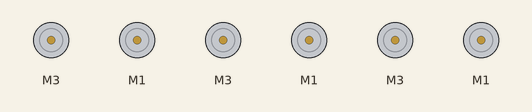
This sketch was run on a simulated Arduino Mega 2560, built with avr-gcc and run on an emulated ATmega2560. Parts: 6 × DC motor (green arrow = forward, orange = backward, longer = faster). At 9.0 s the program stops and its outputs stay as they are.

Above: at 0.1 s.
At 1.1 s:
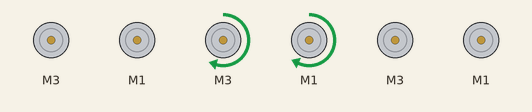
At 2.8 s:
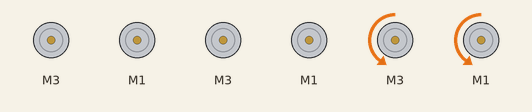
At 3.8 s:
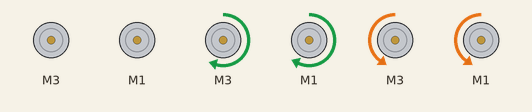
At 5.5 s:
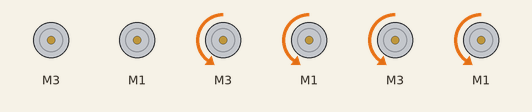
Timing chart, 0 to 7.0 s (numbered marks = the images above):
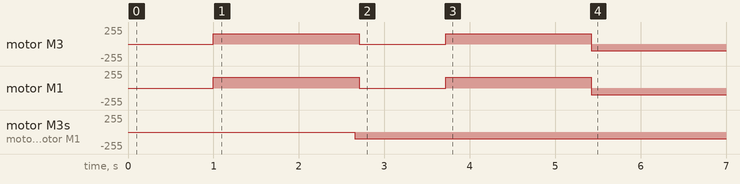

The sketch:

B3_SpinSquare_MBC.ino
```cpp
/* B3_SpinSquare.ino
   Drive the TWO-WHEELED Bread Board Bot (BBbot, B^3)
   in a square, stopping at (or near!) end point.

   Arduino: Arduino Mega 256 v3 Clone
   Motor Shield: Adafruit assembled Motor Shield for Arduino v2
   ---->  http://www.adafruit.com/products/1438

   Programmer: Dave Eslinger; June 7, 2015
   Revisions:
*/
#include <Wire.h>
#include <Adafruit_MotorShield.h>
#include <math.h>
#include <breadboardbot.h>

// Create the motor shield object with the default I2C address
Adafruit_MotorShield AFMS = Adafruit_MotorShield();

// Define Constants
const byte TESTSPEED = 155;
const byte DIRECTION = TURNLEFT;

// Define 'ports' for motors.
const byte LEFT_MOTOR_PORT = 3;
const byte RIGHT_MOTOR_PORT = 1;
// Create pointers to motor control objects
Adafruit_DCMotor *motorLeft = AFMS.getMotor(LEFT_MOTOR_PORT);
Adafruit_DCMotor *motorRight = AFMS.getMotor(RIGHT_MOTOR_PORT);

void setup(void){
  AFMS.begin();  // create with the default frequency 1.6KHz
  // Turn off all motors to start, just a good habit
  motorLeft->run(RELEASE);
  motorRight->run(RELEASE);
}

void loop(void){

  delay(1000); // Delay for a second to give time to place the robot.

  // Autonomous loop for driving in a square
  for ( byte leg = 1; leg <= 1; leg++ ) {
    drive(36., TESTSPEED, *motorLeft, *motorRight);// Forward for 10 inches
    spin(-180., TESTSPEED, *motorLeft, *motorRight); // 90 deg. to left
    drive(36, TESTSPEED, *motorLeft, *motorRight);
    allStop(FORWARD, *motorLeft, *motorRight);
    delay(500);  // Pause for 1/2 a second after turning
  }
  delay(3000);
  for ( byte leg = 1; leg <= 0; leg++ ) {
    //drive(10., TESTSPEED, *motorLeft, *motorRight);// Forward for 10 inches
    pivot(-90., TESTSPEED, *motorLeft, *motorRight); // 90 deg. to left
    allStop(FORWARD, *motorLeft, *motorRight);
    delay(500);  // Pause for 1/2 a second after turning
  }
  while(1){}
}
```

Measured:
- by itself, motor M3: stopped → forward 155/255 at 1.0 s, → stopped 1.7 s later, → forward 155/255 1.0 s later, → backward 100/255 1.7 s later
- by itself, motor M1: stopped → forward 164/255 at 1.0 s, → stopped 1.7 s later, → forward 164/255 1.0 s later, → backward 100/255 1.7 s later
- by itself, motor M3, motor M1: stopped → backward 100/255 at 2.7 s
